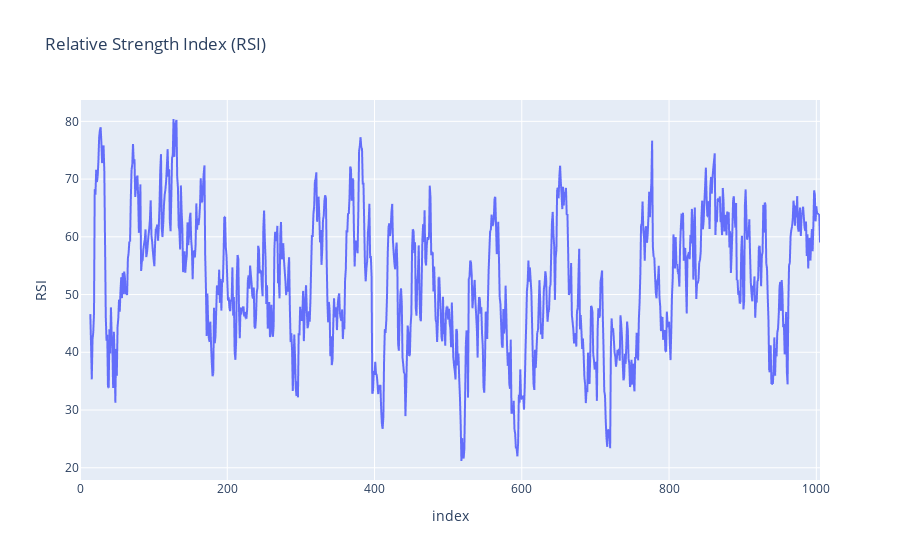

The notebook cell this image was saved under:
### Code cell
analyzer.plot_rsi(technical_indicator)

### Figure 1 — Plotly figure (JSON) as saved in the notebook; plotly's stock layout.template omitted (floating-point values rounded to 4 significant figures; data arrays with more than 128 entries replaced by an {"elided": "..."} marker saying what was removed)
{"data": [{"hovertemplate": "index=%{x}<br>RSI=%{y}<extra></extra>", "legendgroup": "", "line": {"color": "#636efa", "dash": "solid"}, "marker": {"symbol": "circle"}, "mode": "lines", "name": "", "showlegend": false, "type": "scattergl", "x": {"elided": "1006 int values"}, "xaxis": "x", "y": {"elided": "1006 float values"}, "yaxis": "y"}], "layout": {"legend": {"tracegroupgap": 0}, "title": {"text": "Relative Strength Index (RSI)"}, "xaxis": {"anchor": "y", "domain": [0, 1], "title": {"text": "index"}}, "yaxis": {"anchor": "x", "domain": [0, 1], "title": {"text": "RSI"}}}}
